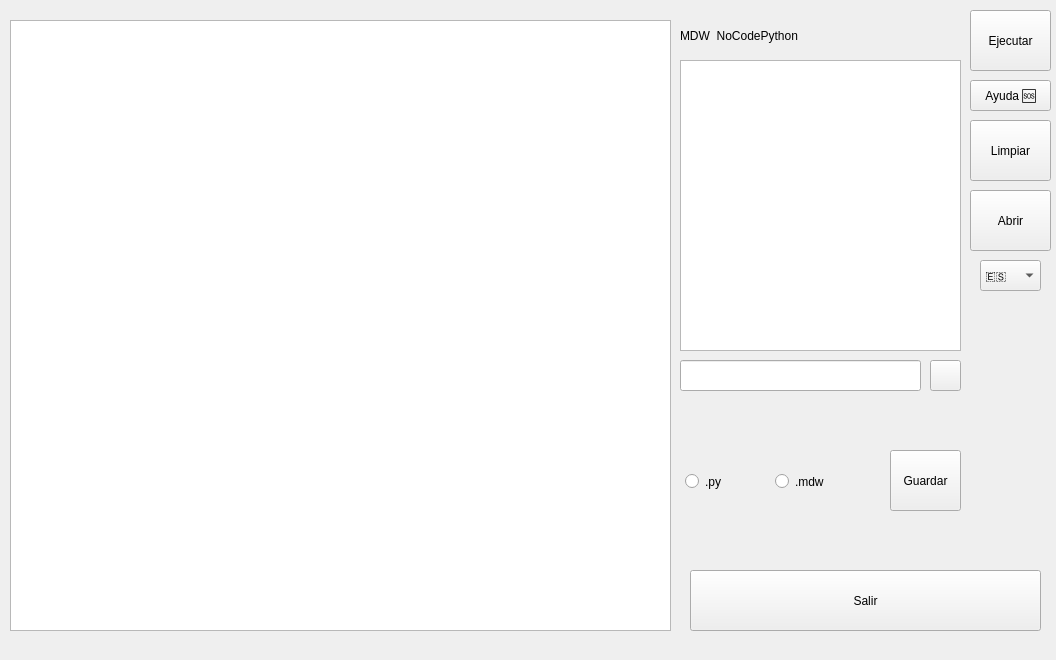
<?xml version="1.0" encoding="UTF-8"?>
<ui version="4.0">
 <class>main</class>
 <widget class="QWidget" name="main">
  <property name="geometry">
   <rect>
    <x>0</x>
    <y>0</y>
    <width>1056</width>
    <height>660</height>
   </rect>
  </property>
  <property name="windowTitle">
   <string>Form</string>
  </property>
  <widget class="QTextEdit" name="codeSpace">
   <property name="geometry">
    <rect>
     <x>10</x>
     <y>20</y>
     <width>661</width>
     <height>611</height>
    </rect>
   </property>
  </widget>
  <widget class="QRadioButton" name="save_py_select">
   <property name="geometry">
    <rect>
     <x>685</x>
     <y>470</y>
     <width>91</width>
     <height>23</height>
    </rect>
   </property>
   <property name="text">
    <string>.py</string>
   </property>
   <attribute name="buttonGroup">
    <string notr="true">buttonGroup</string>
   </attribute>
  </widget>
  <widget class="QRadioButton" name="save_mdw_select">
   <property name="geometry">
    <rect>
     <x>775</x>
     <y>470</y>
     <width>91</width>
     <height>23</height>
    </rect>
   </property>
   <property name="text">
    <string>.mdw</string>
   </property>
   <attribute name="buttonGroup">
    <string notr="true">buttonGroup</string>
   </attribute>
  </widget>
  <widget class="QPushButton" name="saveButton">
   <property name="geometry">
    <rect>
     <x>890</x>
     <y>450</y>
     <width>71</width>
     <height>61</height>
    </rect>
   </property>
   <property name="text">
    <string>Guardar</string>
   </property>
  </widget>
  <widget class="QPushButton" name="exitButton">
   <property name="geometry">
    <rect>
     <x>690</x>
     <y>570</y>
     <width>351</width>
     <height>61</height>
    </rect>
   </property>
   <property name="font">
    <font>
     <pointsize>9</pointsize>
    </font>
   </property>
   <property name="text">
    <string>Salir</string>
   </property>
   <property name="checkable">
    <bool>false</bool>
   </property>
   <property name="autoRepeat">
    <bool>false</bool>
   </property>
   <property name="autoExclusive">
    <bool>false</bool>
   </property>
  </widget>
  <widget class="QPushButton" name="runButton">
   <property name="geometry">
    <rect>
     <x>970</x>
     <y>10</y>
     <width>81</width>
     <height>61</height>
    </rect>
   </property>
   <property name="text">
    <string>Ejecutar</string>
   </property>
   <property name="checkable">
    <bool>false</bool>
   </property>
   <property name="autoRepeat">
    <bool>false</bool>
   </property>
   <property name="autoExclusive">
    <bool>false</bool>
   </property>
  </widget>
  <widget class="QLabel" name="titleLabel">
   <property name="geometry">
    <rect>
     <x>680</x>
     <y>-10</y>
     <width>271</width>
     <height>91</height>
    </rect>
   </property>
   <property name="text">
    <string>MDW  NoCodePython</string>
   </property>
  </widget>
  <widget class="QPushButton" name="helpButton">
   <property name="geometry">
    <rect>
     <x>970</x>
     <y>80</y>
     <width>81</width>
     <height>31</height>
    </rect>
   </property>
   <property name="text">
    <string>Ayuda 🆘</string>
   </property>
   <property name="checkable">
    <bool>false</bool>
   </property>
   <property name="autoRepeat">
    <bool>false</bool>
   </property>
   <property name="autoExclusive">
    <bool>false</bool>
   </property>
  </widget>
  <widget class="QTextBrowser" name="textBrowser">
   <property name="geometry">
    <rect>
     <x>680</x>
     <y>60</y>
     <width>281</width>
     <height>291</height>
    </rect>
   </property>
  </widget>
  <widget class="QLineEdit" name="commandLine">
   <property name="geometry">
    <rect>
     <x>680</x>
     <y>360</y>
     <width>241</width>
     <height>31</height>
    </rect>
   </property>
  </widget>
  <widget class="QPushButton" name="sendButton">
   <property name="geometry">
    <rect>
     <x>930</x>
     <y>360</y>
     <width>31</width>
     <height>31</height>
    </rect>
   </property>
   <property name="text">
    <string/>
   </property>
  </widget>
  <widget class="QPushButton" name="clearButton">
   <property name="geometry">
    <rect>
     <x>970</x>
     <y>120</y>
     <width>81</width>
     <height>61</height>
    </rect>
   </property>
   <property name="text">
    <string>Limpiar</string>
   </property>
   <property name="checkable">
    <bool>false</bool>
   </property>
   <property name="autoRepeat">
    <bool>false</bool>
   </property>
   <property name="autoExclusive">
    <bool>false</bool>
   </property>
  </widget>
  <widget class="QPushButton" name="openButton">
   <property name="geometry">
    <rect>
     <x>970</x>
     <y>190</y>
     <width>81</width>
     <height>61</height>
    </rect>
   </property>
   <property name="text">
    <string>Abrir</string>
   </property>
   <property name="checkable">
    <bool>false</bool>
   </property>
   <property name="autoRepeat">
    <bool>false</bool>
   </property>
   <property name="autoExclusive">
    <bool>false</bool>
   </property>
  </widget>
  <widget class="QComboBox" name="languajeComboBox">
   <property name="geometry">
    <rect>
     <x>980</x>
     <y>260</y>
     <width>61</width>
     <height>31</height>
    </rect>
   </property>
   <item>
    <property name="text">
     <string>🇪🇸</string>
    </property>
   </item>
   <item>
    <property name="text">
     <string>🇬🇧</string>
    </property>
   </item>
   <item>
    <property name="text">
     <string>🇫🇷</string>
    </property>
   </item>
  </widget>
 </widget>
 <resources/>
 <connections/>
 <buttongroups>
  <buttongroup name="buttonGroup"/>
 </buttongroups>
</ui>
